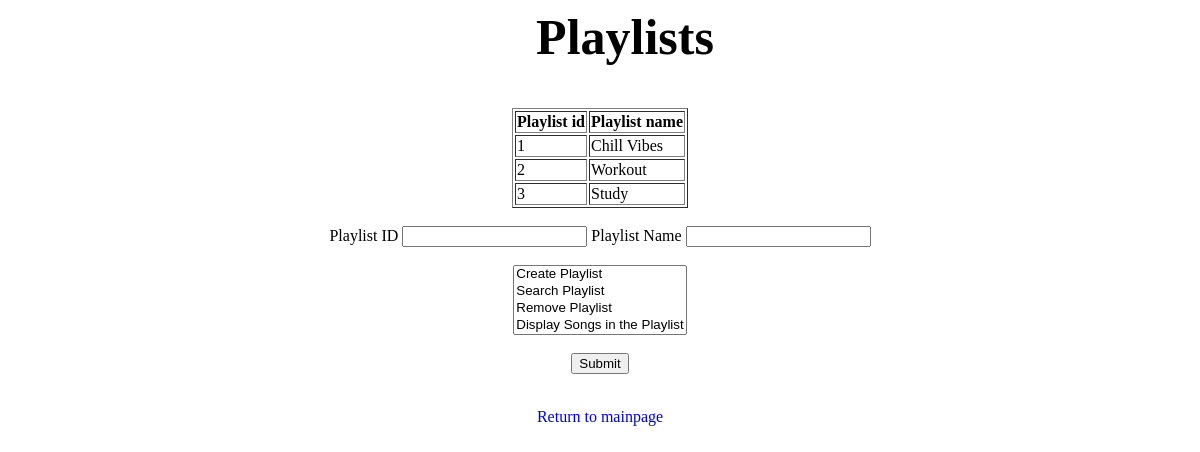
The page /playlists.php?success on the database its author committed.
### tables this page shows
CREATE TABLE IF NOT EXISTS `Playlist` (
  `playlistid` INT NOT NULL,
  `playlistname` VARCHAR(45) NULL,
  PRIMARY KEY (`playlistid`));

### www/playlists.php (the view, shortened to what this page needs)
<?php
    include_once 'includes/connection.php';
?>
<html>
<head>
    <link rel="stylesheet" href="index.css">
</head>
<body>
    <h2>
        <center>Playlists</center>
    </h2>
    <center>
    <?php
        $result = mysqli_query($conn, "SELECT * FROM Playlist;");
        echo "<table border='1'>
            <tr>
            <th>Playlist id</th>
            <th>Playlist name</th>
            </tr>";
        while($row = mysqli_fetch_array($result))
        {
            echo "<tr>";
            echo "<td>" . $row['playlistid'] . "</td>";
            echo "<td>" . $row['playlistname'] . "</td>";
            echo "</tr>";
        }
        echo "</table>";
    ?>
    <center>
    <br>
    <center>
    <form action = "playlistoperations.php" method = "post">
        <label for="playlist_id">Playlist ID</label>
        <input type = "number" id = "playlist_id" name = "playlist_id">
        <label for="playlist_name">Playlist Name</label>
        <input type = "text" id = "playlist_name" name = "playlist_name">
        <br><br>
        <table>
            <select size = 4 id = status name = status>
                <option>Create Playlist</option>
                <option>Search Playlist</option>
                <option>Remove Playlist</options>
                <option>Display Songs in the Playlist</option>
        </table>
        <br>
        <input type = "submit" value = "Submit">
    </form>
    </center>
    <br>
    <center>
        <a href = "index.php">Return to mainpage</a>
    </center>
</body>
</html>

### www/index.css (style rules this page uses)
h2 { font-size: 50px; font-family: "Sofia"; color: black; text-align: center; padding-left: 50px; }
html { background-color: white; background: url("https://cutewallpaper.org/21/white-backgrounds-wallpapers/Download-52-Clean-White-Wallpapers-For-Desktop-Laptops.jpg") no-repeat center center fixed; background-size: cover; height: 100%; }
a { text-decoration: none; }

### rows shown on the page
playlist: playlistid "1", playlistname "Chill Vibes"
playlist: playlistid "2", playlistname "Workout"
playlist: playlistid "3", playlistname "Study"
